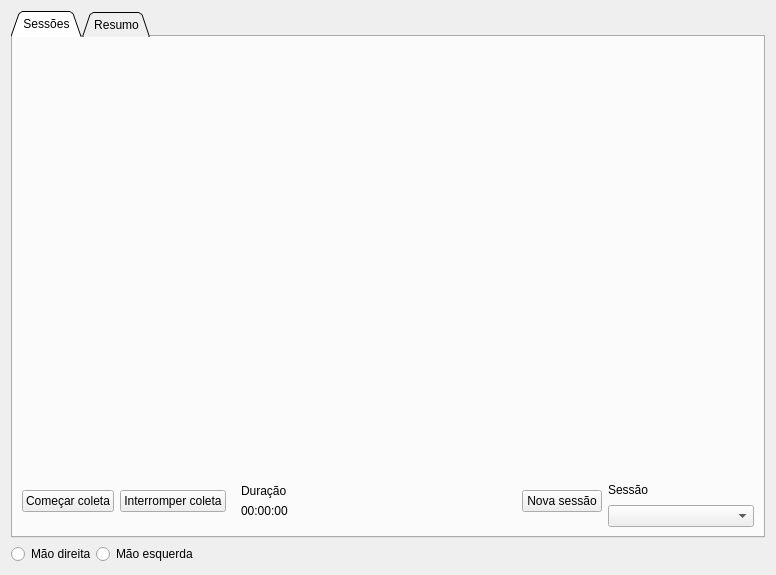
<?xml version="1.0" encoding="UTF-8"?>
<ui version="4.0">
 <class>useStatisticsForm</class>
 <widget class="QWidget" name="useStatisticsForm">
  <property name="geometry">
   <rect>
    <x>0</x>
    <y>0</y>
    <width>776</width>
    <height>575</height>
   </rect>
  </property>
  <property name="windowTitle">
   <string>Form</string>
  </property>
  <layout class="QGridLayout" name="gridLayout" rowstretch="0,0" rowminimumheight="0,0">
   <item row="0" column="0">
    <widget class="QWidget" name="useStatisticsWidgetContianer" native="true">
     <layout class="QGridLayout" name="gridLayout_2" rowstretch="1" columnstretch="0,0">
      <property name="leftMargin">
       <number>0</number>
      </property>
      <property name="topMargin">
       <number>0</number>
      </property>
      <property name="rightMargin">
       <number>0</number>
      </property>
      <property name="bottomMargin">
       <number>0</number>
      </property>
      <property name="spacing">
       <number>0</number>
      </property>
      <item row="0" column="0" colspan="2">
       <widget class="QTabWidget" name="statsTabWidget">
        <property name="tabShape">
         <enum>QTabWidget::TabShape::Triangular</enum>
        </property>
        <property name="currentIndex">
         <number>0</number>
        </property>
        <widget class="QWidget" name="sessionTab">
         <attribute name="title">
          <string>Sessões</string>
         </attribute>
         <layout class="QGridLayout" name="gridLayout_3" rowstretch="1,0">
          <property name="leftMargin">
           <number>0</number>
          </property>
          <property name="topMargin">
           <number>0</number>
          </property>
          <property name="rightMargin">
           <number>0</number>
          </property>
          <property name="bottomMargin">
           <number>0</number>
          </property>
          <property name="spacing">
           <number>0</number>
          </property>
          <item row="0" column="0">
           <widget class="QWidget" name="sessionChartContainer" native="true">
            <layout class="QGridLayout" name="gridLayout_6"/>
           </widget>
          </item>
          <item row="1" column="0">
           <widget class="QWidget" name="buttonsContainer" native="true">
            <layout class="QHBoxLayout" name="horizontalLayout" stretch="0,0,0,3,0,2">
             <property name="spacing">
              <number>6</number>
             </property>
             <property name="sizeConstraint">
              <enum>QLayout::SizeConstraint::SetDefaultConstraint</enum>
             </property>
             <item>
              <widget class="QPushButton" name="startListening">
               <property name="text">
                <string>Começar coleta</string>
               </property>
              </widget>
             </item>
             <item>
              <widget class="QPushButton" name="stopListening">
               <property name="text">
                <string>Interromper coleta</string>
               </property>
              </widget>
             </item>
             <item>
              <widget class="QWidget" name="timelapseContainer" native="true">
               <layout class="QGridLayout" name="gridLayout_4">
                <item row="1" column="0">
                 <widget class="QLabel" name="timelapseLabel">
                  <property name="text">
                   <string>00:00:00</string>
                  </property>
                 </widget>
                </item>
                <item row="0" column="0">
                 <widget class="QLabel" name="timelapseDescriptionLabel">
                  <property name="text">
                   <string>Duração</string>
                  </property>
                 </widget>
                </item>
               </layout>
              </widget>
             </item>
             <item>
              <spacer name="horizontalSpacer">
               <property name="orientation">
                <enum>Qt::Orientation::Horizontal</enum>
               </property>
               <property name="sizeHint" stdset="0">
                <size>
                 <width>40</width>
                 <height>20</height>
                </size>
               </property>
              </spacer>
             </item>
             <item>
              <widget class="QPushButton" name="newSessionButton">
               <property name="text">
                <string>Nova sessão</string>
               </property>
              </widget>
             </item>
             <item>
              <widget class="QWidget" name="sessionSelectorContainer" native="true">
               <layout class="QVBoxLayout" name="verticalLayout" stretch="0,0">
                <property name="spacing">
                 <number>0</number>
                </property>
                <property name="leftMargin">
                 <number>0</number>
                </property>
                <property name="topMargin">
                 <number>0</number>
                </property>
                <property name="rightMargin">
                 <number>0</number>
                </property>
                <property name="bottomMargin">
                 <number>0</number>
                </property>
                <item>
                 <widget class="QLabel" name="sessionSelectorLabel">
                  <property name="text">
                   <string>Sessão</string>
                  </property>
                 </widget>
                </item>
                <item>
                 <widget class="QComboBox" name="sessionComboBox">
                  <property name="sizeAdjustPolicy">
                   <enum>QComboBox::SizeAdjustPolicy::AdjustToContents</enum>
                  </property>
                 </widget>
                </item>
               </layout>
              </widget>
             </item>
            </layout>
           </widget>
          </item>
         </layout>
        </widget>
        <widget class="QWidget" name="summaryTab">
         <attribute name="title">
          <string>Resumo</string>
         </attribute>
         <layout class="QGridLayout" name="gridLayout_7">
          <property name="leftMargin">
           <number>0</number>
          </property>
          <property name="topMargin">
           <number>0</number>
          </property>
          <property name="rightMargin">
           <number>0</number>
          </property>
          <property name="bottomMargin">
           <number>0</number>
          </property>
          <property name="spacing">
           <number>0</number>
          </property>
          <item row="0" column="0">
           <widget class="QWidget" name="summaryStatsContainer" native="true">
            <layout class="QGridLayout" name="gridLayout_8" rowstretch="1,0">
             <property name="leftMargin">
              <number>0</number>
             </property>
             <property name="topMargin">
              <number>0</number>
             </property>
             <property name="rightMargin">
              <number>0</number>
             </property>
             <property name="bottomMargin">
              <number>0</number>
             </property>
             <property name="spacing">
              <number>0</number>
             </property>
             <item row="0" column="0">
              <widget class="QWidget" name="summaryChartContainer" native="true">
               <layout class="QGridLayout" name="gridLayout_10"/>
              </widget>
             </item>
             <item row="1" column="0">
              <widget class="QWidget" name="sessionDurationContainer" native="true">
               <layout class="QHBoxLayout" name="horizontalLayout_2">
                <item>
                 <widget class="QLabel" name="sessionTimeLabel">
                  <property name="text">
                   <string>Tempo médio de sesões</string>
                  </property>
                 </widget>
                </item>
                <item>
                 <widget class="QLabel" name="avgSessionTime">
                  <property name="text">
                   <string>TextLabel</string>
                  </property>
                 </widget>
                </item>
                <item>
                 <widget class="QLabel" name="countSessionLabel">
                  <property name="text">
                   <string>Total de seções</string>
                  </property>
                 </widget>
                </item>
                <item>
                 <widget class="QLabel" name="countSession">
                  <property name="text">
                   <string>TextLabel</string>
                  </property>
                 </widget>
                </item>
               </layout>
              </widget>
             </item>
            </layout>
           </widget>
          </item>
         </layout>
        </widget>
       </widget>
      </item>
     </layout>
    </widget>
   </item>
   <item row="1" column="0">
    <widget class="QWidget" name="handSelectorContainer" native="true">
     <layout class="QHBoxLayout" name="horizontalLayout_3">
      <property name="spacing">
       <number>0</number>
      </property>
      <property name="leftMargin">
       <number>0</number>
      </property>
      <property name="topMargin">
       <number>0</number>
      </property>
      <property name="rightMargin">
       <number>0</number>
      </property>
      <property name="bottomMargin">
       <number>0</number>
      </property>
      <item>
       <widget class="QRadioButton" name="rightHandButton">
        <property name="text">
         <string>Mão direita</string>
        </property>
        <attribute name="buttonGroup">
         <string notr="true">handButtonGroup</string>
        </attribute>
       </widget>
      </item>
      <item>
       <widget class="QRadioButton" name="leftHandButton">
        <property name="text">
         <string>Mão esquerda</string>
        </property>
        <attribute name="buttonGroup">
         <string notr="true">handButtonGroup</string>
        </attribute>
       </widget>
      </item>
      <item>
       <spacer name="horizontalSpacer_2">
        <property name="orientation">
         <enum>Qt::Orientation::Horizontal</enum>
        </property>
        <property name="sizeHint" stdset="0">
         <size>
          <width>40</width>
          <height>20</height>
         </size>
        </property>
       </spacer>
      </item>
     </layout>
    </widget>
   </item>
  </layout>
 </widget>
 <resources/>
 <connections/>
 <buttongroups>
  <buttongroup name="handButtonGroup"/>
 </buttongroups>
</ui>
